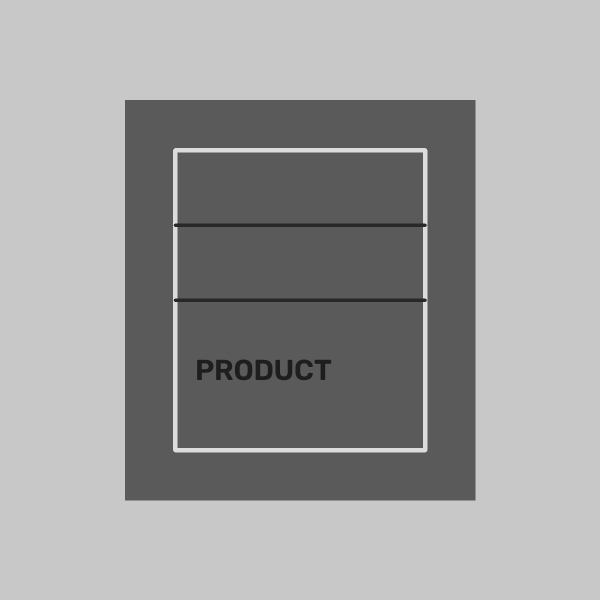
#> input picture validation/synthetic_test_images/normal_high_resolution.jpg, 1200 x 1200 px, given as the content of the folder images, which was not available (shown at 1/2 size)
$ python image_quality_pipeline.py   (older library calls are emulated)
#> lines starting #> are read from the running program, lines starting #| are printed output that depends on the picture; after the words box and inside, x2 and y2 are one past the last pixel; in counts of white or black regions, pixels touching at a corner belong together; pictures that were not available may be replaced by others from this repository, and a replacement may not be noted
import argparse
import math
from pathlib import Path

import cv2
import matplotlib.pyplot as plt
import numpy as np
import pandas as pd


IMAGE_EXTENSIONS = {".jpg", ".jpeg", ".png", ".webp"}


def score_range(value, low_good, high_good, low_abs, high_abs):
    if value < low_abs or value > high_abs:
        return 0
    if low_good <= value <= high_good:
        return 100
    if value < low_good:
        return max(0, 100 * (value - low_abs) / (low_good - low_abs))
    return max(0, 100 * (high_abs - value) / (high_abs - high_good))


def analyze_image(path):
    image = cv2.imread(str(path))
    if image is None:
        return {"filename": path.name, "error": "Could not read image"}

    height, width = image.shape[:2]
    gray = cv2.cvtColor(image, cv2.COLOR_BGR2GRAY)
    hsv = cv2.cvtColor(image, cv2.COLOR_BGR2HSV)

    brightness = float(np.mean(gray))
    contrast = float(np.std(gray))
    sharpness = float(cv2.Laplacian(gray, cv2.CV_64F).var())
    min_dimension = min(width, height)
    megapixels = (width * height) / 1_000_000

    white_mask = cv2.inRange(image, np.array([245, 245, 245]), np.array([255, 255, 255]))
    white_ratio = float(np.mean(white_mask > 0))

    edges = cv2.Canny(gray, 100, 200)
    edge_density = float(np.mean(edges > 0))

    blue, green, red = cv2.split(image.astype("float"))
    rg = np.abs(red - green)
    yb = np.abs(0.5 * (red + green) - blue)
    colorfulness = float(
        np.sqrt(np.std(rg) ** 2 + np.std(yb) ** 2)
        + 0.3 * np.sqrt(np.mean(rg) ** 2 + np.mean(yb) ** 2)
    )
    saturation = float(np.mean(hsv[:, :, 1]))

    non_white = cv2.inRange(image, np.array([0, 0, 0]), np.array([244, 244, 244]))
    kernel = np.ones((5, 5), np.uint8)
    non_white_clean = cv2.morphologyEx(non_white, cv2.MORPH_OPEN, kernel)
    coords = cv2.findNonZero(non_white_clean)

    if coords is not None:
        x, y, box_width, box_height = cv2.boundingRect(coords)
        bbox_area_ratio = float((box_width * box_height) / (width * height))
        center_x = x + box_width / 2
        center_y = y + box_height / 2
        center_offset = float(
            math.sqrt(
                ((center_x - width / 2) / (width / 2)) ** 2
                + ((center_y - height / 2) / (height / 2)) ** 2
            )
        )
    else:
        bbox_area_ratio = 0.0
        center_offset = 1.0

    aspect_ratio = float(width / height) if height else 0
    asin = path.name.split("_")[0] if "_" in path.name else ""

    resolution_score = 100 if min_dimension >= 1000 else max(0, min_dimension / 1000 * 100)
    sharpness_score = min(100, sharpness / 300 * 100)
    brightness_score = score_range(brightness, 120, 225, 50, 250)
    contrast_score = score_range(contrast, 35, 90, 10, 130)
    white_bg_score = min(100, white_ratio / 0.85 * 100)
    composition_score = max(0, 100 - center_offset * 60)

    overall = (
        0.20 * resolution_score
        + 0.25 * sharpness_score
        + 0.15 * brightness_score
        + 0.15 * contrast_score
        + 0.15 * white_bg_score
        + 0.10 * composition_score
    )

    if overall >= 80:
        status = "Pass"
    elif overall >= 60:
        status = "Review"
    else:
        status = "Needs Improvement"

    recommendations = []
    if min_dimension < 1000:
        recommendations.append("Increase image resolution")
    if sharpness < 100:
        recommendations.append("Retake or sharpen image")
    if brightness < 100:
        recommendations.append("Improve lighting")
    elif brightness > 235:
        recommendations.append("Reduce overexposure")
    if contrast < 25:
        recommendations.append("Increase contrast")
    if white_ratio < 0.75:
        recommendations.append("Review background compliance")
    if center_offset > 0.35:
        recommendations.append("Improve product centering")
    if not recommendations:
        recommendations.append("No major issue detected")

    return {
        "filename": path.name,
        "asin": asin,
        "width": width,
        "height": height,
        "megapixels": round(megapixels, 3),
        "min_dimension": min_dimension,
        "aspect_ratio": round(aspect_ratio, 3),
        "brightness_mean": round(brightness, 2),
        "contrast_std": round(contrast, 2),
        "sharpness_laplacian_var": round(sharpness, 2),
        "blur_flag": "Yes" if sharpness < 100 else "No",
        "white_background_ratio": round(white_ratio, 4),
        "edge_density": round(edge_density, 4),
        "colorfulness": round(colorfulness, 2),
        "saturation_mean": round(saturation, 2),
        "content_bbox_area_ratio": round(bbox_area_ratio, 4),
        "center_offset": round(center_offset, 4),
        "resolution_score": round(resolution_score, 2),
        "sharpness_score": round(sharpness_score, 2),
        "brightness_score": round(brightness_score, 2),
        "contrast_score": round(contrast_score, 2),
        "white_bg_score": round(white_bg_score, 2),
        "composition_score": round(composition_score, 2),
        "overall_quality_score": round(overall, 2),
        "status": status,
        "recommendations": "; ".join(recommendations),
    }


def create_plots(df, output_dir):
    output_dir.mkdir(parents=True, exist_ok=True)

    plt.figure(figsize=(8, 5))
    df["overall_quality_score"].hist(bins=10)
    plt.title("Overall Quality Score Distribution")
    plt.xlabel("Overall Quality Score")
    plt.ylabel("Number of Images")
    plt.tight_layout()
    plt.savefig(output_dir / "overall_quality_score_histogram.png", dpi=160)
    plt.close()

    plt.figure(figsize=(8, 5))
    df["sharpness_laplacian_var"].hist(bins=10)
    plt.title("Sharpness Distribution")
    plt.xlabel("Laplacian Variance")
    plt.ylabel("Number of Images")
    plt.tight_layout()
    plt.savefig(output_dir / "sharpness_histogram.png", dpi=160)
    plt.close()

    plt.figure(figsize=(8, 5))
    df["white_background_ratio"].hist(bins=10)
    plt.title("White Background Ratio Distribution")
    plt.xlabel("White Background Ratio")
    plt.ylabel("Number of Images")
    plt.tight_layout()
    plt.savefig(output_dir / "white_background_ratio_histogram.png", dpi=160)
    plt.close()

    plt.figure(figsize=(7, 5))
    df["status"].value_counts().plot(kind="bar")
    plt.title("Image Quality Status Counts")
    plt.xlabel("Status")
    plt.ylabel("Number of Images")
    plt.xticks(rotation=0)
    plt.tight_layout()
    plt.savefig(output_dir / "quality_status_counts.png", dpi=160)
    plt.close()

    plt.figure(figsize=(9, 5))
    df.groupby("asin")["overall_quality_score"].mean().sort_values(ascending=False).plot(kind="bar")
    plt.title("Average Quality Score by Product ASIN")
    plt.xlabel("Product ASIN")
    plt.ylabel("Average Quality Score")
    plt.xticks(rotation=45, ha="right")
    plt.tight_layout()
    plt.savefig(output_dir / "average_score_by_product.png", dpi=160)
    plt.close()


def main():
    parser = argparse.ArgumentParser()
    parser.add_argument("--images", default="images")
    parser.add_argument("--outputs", default="outputs")
    args = parser.parse_args()

    image_dir = Path(args.images)
    output_dir = Path(args.outputs)
    output_dir.mkdir(parents=True, exist_ok=True)

    image_paths = sorted([p for p in image_dir.iterdir() if p.suffix.lower() in IMAGE_EXTENSIONS])
    if not image_paths:
        raise FileNotFoundError(f"No images found in {image_dir.resolve()}")

    records = [analyze_image(path) for path in image_paths]
#> in analyze_image, image is the input picture: shape (1200, 1200, 3); min 25, max 227, mean 158.4
#> in analyze_image, `hsv = cv2.cvtColor(image, cv2.COLOR_BGR2HSV)`: hsv: shape (1200, 1200, 3); mean H, S, V 0, 0, 158.4
#> in analyze_image, `brightness = float(np.mean(gray))`: brightness = 158.4
#> in analyze_image, `contrast = float(np.std(gray))`: contrast = 54.39
#> in analyze_image, `sharpness = float(cv2.Laplacian(gray, cv2.CV_64F).var())`: sharpness = 171.2
#> in analyze_image, `white_mask = cv2.inRange(image, np.array([245, 245, 245]), np.array([2..`: white_mask: shape (1200, 1200); every value is 0
#> in analyze_image, `white_ratio = float(np.mean(white_mask > 0))`: white_ratio = 0
#> in analyze_image, `edges = cv2.Canny(gray, 100, 200)`:
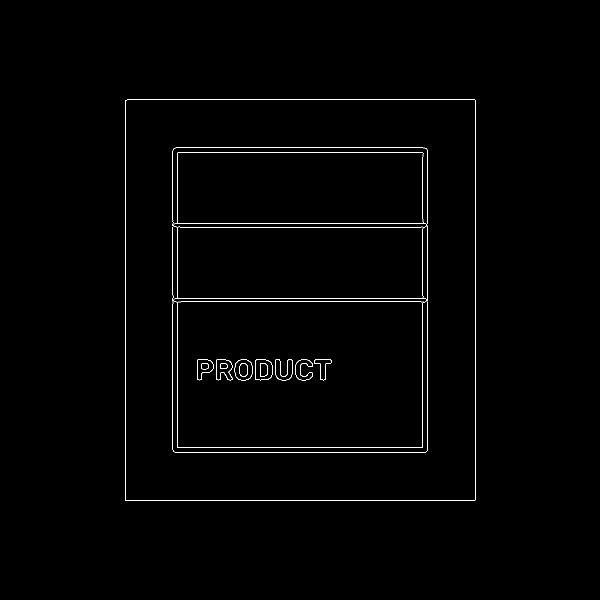
#> edges: shape (1200, 1200) (shown at 1/2 size); 0.75% white in thin lines or dots, all inside (x1, y1, x2, y2) = (250, 199, 951, 1002)
#> in analyze_image, `edge_density = float(np.mean(edges > 0))`: edge_density = 0.00748
#> in analyze_image, `rg = np.abs(red - green)`: rg: shape (1200, 1200) float64; every value is 0
#> in analyze_image, `colorfulness = float( np.sqrt(np.std(rg) ** 2 + np.std(yb) ** 2) + 0.3..`: colorfulness = 0
#> in analyze_image, `non_white = cv2.inRange(image, np.array([0, 0, 0]), np.array([244, 244..`: non_white: shape (1200, 1200); every value is 255
#> in analyze_image, `coords = cv2.findNonZero(non_white_clean)`: coords = contour of 1440000 points, box (x1, y1, x2, y2) (0, 0, 1200, 1200), area 0
#> in analyze_image, `x, y, box_width, box_height = cv2.boundingRect(coords)`: x = 0; box_width = 1200
#> in analyze_image, `bbox_area_ratio = float((box_width * box_height) / (width * height))`: bbox_area_ratio = 1
#> in analyze_image, `center_x = x + box_width / 2`: center_x = 600
#> in analyze_image, `center_offset = float( math.sqrt( ((center_x - width / 2) / (width / 2..`: center_offset = 0
#> in analyze_image, `sharpness_score = min(100, sharpness / 300 * 100)`: sharpness_score = 57.06
#> in analyze_image, `brightness_score = score_range(brightness, 120, 225, 50, 250)`: brightness_score = 100
#> in analyze_image, `white_bg_score = min(100, white_ratio / 0.85 * 100)`: white_bg_score = 0
#> in analyze_image, `composition_score = max(0, 100 - center_offset * 60)`: composition_score = 100
#> in analyze_image, `overall = ( 0.20 * resolution_score + 0.25 * sharpness_score + 0.15 * ..`: overall = 74.26
#> records = 1 item
    df = pd.DataFrame(records)
#> df = table of 1 rows and 26 columns
    df.to_csv(output_dir / "image_quality_results.csv", index=False)

    create_plots(df, output_dir)
#> in create_plots, `plt.savefig(output_dir / "overall_quality_score_histogram.png", dpi=160)`:
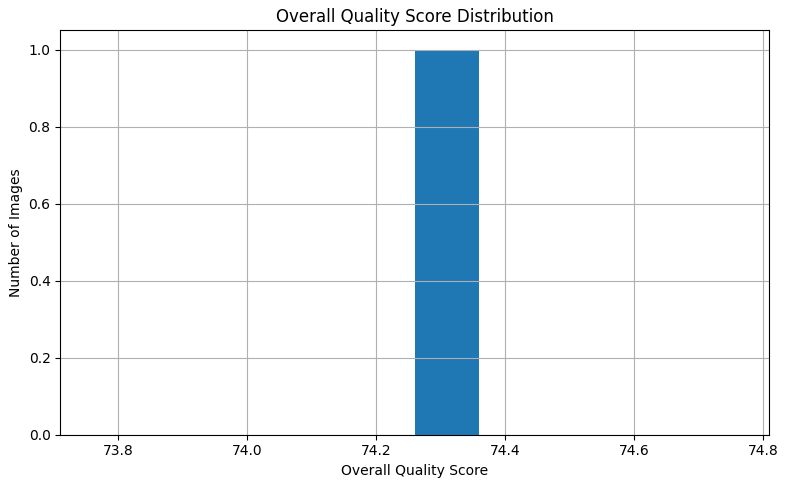
#> figure drawn by matplotlib, 1 panel; tallest bar 1 high, from x = 74.26 to 74.36
#> in create_plots, `plt.savefig(output_dir / "sharpness_histogram.png", dpi=160)`:
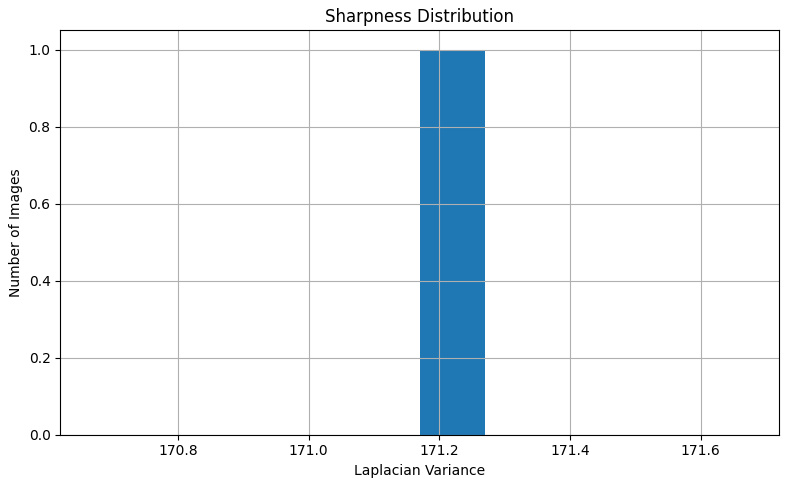
#> figure drawn by matplotlib, 1 panel; tallest bar 1 high, from x = 171.2 to 171.3
#> in create_plots, `plt.savefig(output_dir / "white_background_ratio_histogram.png", dpi=1..`:
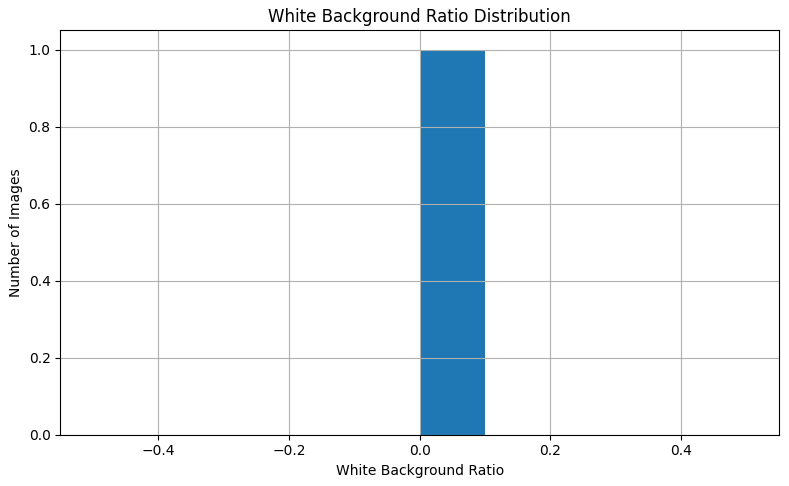
#> figure drawn by matplotlib, 1 panel; tallest bar 1 high, from x = 0 to 0.1
#> in create_plots, `plt.savefig(output_dir / "quality_status_counts.png", dpi=160)`:
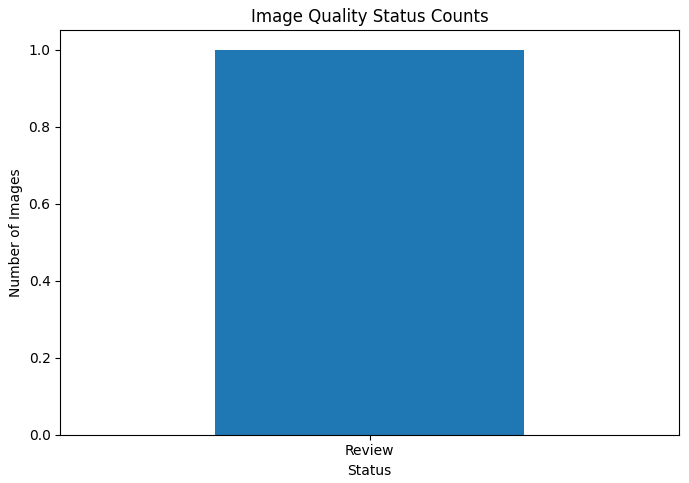
#> figure drawn by matplotlib, 1 panel
#> in create_plots, `plt.savefig(output_dir / "average_score_by_product.png", dpi=160)`:
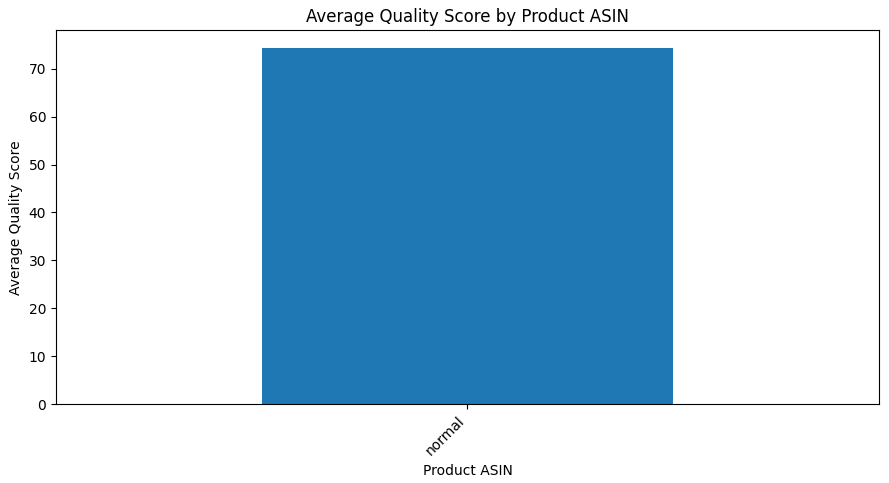
#> figure drawn by matplotlib, 1 panel

    summary = {
        "images_analyzed": int(len(df)),
        "status_counts": df["status"].value_counts().to_dict(),
        "average_overall_quality_score": round(float(df["overall_quality_score"].mean()), 2),
        "average_sharpness": round(float(df["sharpness_laplacian_var"].mean()), 2),
        "average_white_background_ratio": round(float(df["white_background_ratio"].mean()), 4),
        "products_detected": sorted(df["asin"].unique().tolist()),
    }

    with open(output_dir / "summary.txt", "w", encoding="utf-8") as file:
        file.write("OpenCV Image Quality Pipeline Summary\n")
        file.write("=====================================\n")
        for key, value in summary.items():
            file.write(f"{key}: {value}\n")
#> this loop made 6 passes
#> (key, value) on passes 1 to 6: ('images_analyzed', 1), ('status_counts', {'Review': 1}), ('average_overall_quality_score', 74.26), ('average_sharpness', 171.2), ('average_white_background_ratio', 0), ('products_detected', ['normal'])

    print("Analysis completed.")
    print(f"Images analyzed: {len(df)}")
#| Images analyzed: 1
    print(f"Results saved to: {output_dir / 'image_quality_results.csv'}")


if __name__ == "__main__":
    main()
